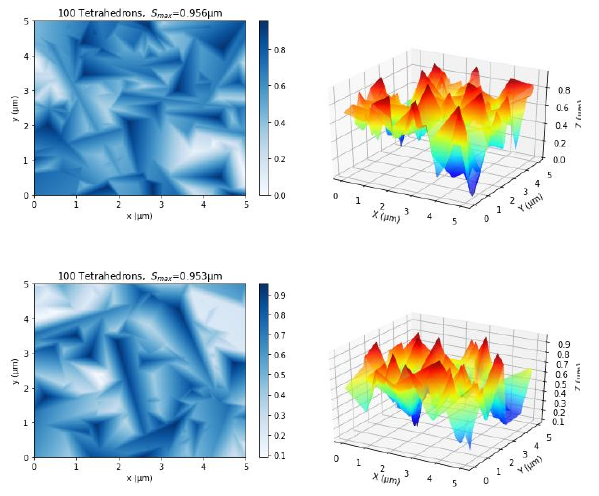

Source code (Python):
import numpy as np
import matplotlib.pyplot as plt
import random
from mpl_toolkits.mplot3d import Axes3D

def Tetrahedron(x,y):
    xl=x.reshape(-1,1)
    yl=y.reshape(1,-1)
    X,Y= np.ones_like(yl)*xl,np.ones_like(xl)*yl
# Establish X and Y Axials
    
    CryP_Vector_3 = np.array([[1., 1., 1.],[-1., 1., 1.],[1., -1., 1],[-1., -1., 1]])
    CryP_Vector_2 = np.array([[0., 1., 1.],[0., -1., 1.],[1., 0., 1],[-1., 0., 1]])
    T=random.randint(0,2)
    if T == 0:
        CryP_Vector = np.delete(CryP_Vector_3,random.randint(0,3),0)
# Forming Crystal Planes Group {1 1 1} but all have positive vector

    elif T == 1:
        CryP_Vector = np.delete(CryP_Vector_2,random.randint(0,3),0)
# Forming Crystal Planes Group {1 1 0} but all have positive vector        
    else:
        CryP_Vector=np.zeros(shape=(3,3))
        S=random.randint(0,1)
        if S==0:
            CryP_Vector_T=np.delete(np.delete(CryP_Vector_3,random.randint(0,3),0),random.randint(0,2),0)
            for t in range(len(CryP_Vector_T)):
                CryP_Vector[t]=CryP_Vector_T[t]
            CryP_Vector[2]=CryP_Vector_2[random.randint(0,3)]
        else:
            CryP_Vector_T=np.delete(np.delete(CryP_Vector_2,random.randint(0,3),0),random.randint(0,2),0)
            for t in range(len(CryP_Vector_T)):
                CryP_Vector[t]=CryP_Vector_T[t]
            CryP_Vector[2]=CryP_Vector_3[random.randint(0,3)]
# Forming Crystal Planes Groups {111} and {110} but all have positive vector 
    
    RX_Angle = random.uniform(4,9)
    RY_Angle = random.uniform(4,9)
    RZ_Angle = random.uniform(4,9)
    R_Angle = np.array([ np.pi/RX_Angle , np.pi/RY_Angle , np.pi/RZ_Angle ])
# Creating one Rotational Angle for each palne 

    RX_Matrix = np.array([[1., 0., 0.],[0., np.cos(R_Angle[0]), -np.sin(R_Angle[0])],[0., np.sin(R_Angle[0]), np.cos(R_Angle[0])]])
    RY_Matrix = np.array([[np.cos(R_Angle[1]), 0., np.sin(R_Angle[1])],[0., 1., 0.],[-np.sin(R_Angle[1]), 0., np.cos(R_Angle[1])]])
    RZ_Matrix = np.array([[np.cos(R_Angle[2]), -np.sin(R_Angle[2]), 0.],[np.sin(R_Angle[2]), np.cos(R_Angle[2]), 0.],[0., 0., 1.]])
    R_Matrix=np.dot( np.dot (RX_Matrix , RY_Matrix) , RZ_Matrix )
    R_Matrix=np.round(R_Matrix, decimals=3,out=None)
# Establish Rotation Matrix in 3-Dimensional Coordinates   

    Ro_Plane=np.dot(R_Matrix,CryP_Vector)
# Rotate Crystal Planes by using Rotation Matrix
    
    Inter_X=random.uniform(x[0],x[-1])
    Inter_Y=random.uniform(y[0],y[-1])
    Inter_Z=random.uniform(0,1)
    Inter_Point=np.array([Inter_X,Inter_Y,Inter_Z])
# Creating Intersection Point

    Height=np.full((len(x),len(y)),np.max(Ro_Plane))
    for i in Ro_Plane:
        P_Height = Inter_Point[2] - ( i[0]*(X-Inter_Point[0]) + i[1]*(Y-Inter_Point[1]) ) / i[2]
        Height=np.minimum(Height,P_Height)
# Calculate Planes' Height

    H_Bool=Height<=0
    Height[H_Bool]=0
    Height = np.round(Height, decimals=3,out=None)
# Make Data start from 0 in Z Axial
    
    return X,Y,Height
"""
N should be at least larger than 100
"""

x=np.linspace(0,5,500)
y=np.linspace(0,5,500)
X,Y,_=Tetrahedron(x,y)
Height=np.zeros(shape=(len(x),len(y)))

Num=input("How many Tetrahdrons you want:")
Num=eval(Num)
for i in range(Num):
    N=2
    while N!=1:
        _,_,Each_Height = Tetrahedron(x,y)
        Max_Height = np.max( Each_Height )
        Max_Height-=Max_Height//1
        Tem_Height=Each_Height-(Max_Height//1)
        Bool = ( np.round(Tem_Height,decimals=1) == np.round(Max_Height,decimals=1) )
        if len(Each_Height[Bool])==1:
            N=1
        else:
            N=2
# Guarantee that Crystal planes, after rotation, Would not be parallel to xy plane
    Height=np.maximum ( Height , Each_Height )

plt.pcolor(X,Y,Height,cmap=plt.cm.Blues)
plt.colorbar()
plt.xlabel("x (µm)")
plt.ylabel("y (µm)")
plt.title("{0:3d} Tetrahedrons,  $S_{{max}}$={1:.3f}µm".format(Num,np.max(Height)))
plt.show()
#Forming 2D plot

fig = plt.figure()
ax = plt.axes(projection='3d')
ax.plot_surface(X, Y,Height, cmap=plt.cm.jet, rstride=1, cstride=1, linewidth=0, )
ax.set_xlabel('X (µm)')
ax.set_ylabel('Y (µm)')
ax.set_zlabel('Z (µm)')
plt.show()
#Forming 3D plot
